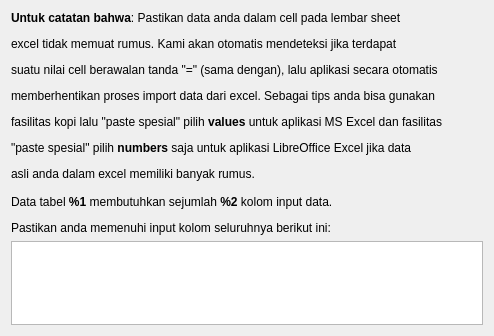
<?xml version="1.0" encoding="UTF-8"?>
<ui version="4.0">
 <class>SetupImportExcel</class>
 <widget class="QWizardPage" name="SetupImportExcel">
  <property name="geometry">
   <rect>
    <x>0</x>
    <y>0</y>
    <width>494</width>
    <height>336</height>
   </rect>
  </property>
  <property name="windowTitle">
   <string>WizardPage</string>
  </property>
  <property name="title">
   <string>Keterangan Petunjuk Import Excel.</string>
  </property>
  <property name="subTitle">
   <string>Anda kami mohon untuk membaca terlebih dahulu panduan dengan keterangan yang ada berikut ini.</string>
  </property>
  <layout class="QGridLayout" name="gridLayout_2">
   <item row="0" column="0">
    <layout class="QGridLayout" name="gridLayout">
     <item row="0" column="0">
      <widget class="QLabel" name="label_headerket">
       <property name="text">
        <string>&lt;html&gt;&lt;head/&gt;&lt;body&gt;&lt;p&gt;&lt;span style=&quot; font-weight:600;&quot;&gt;Untuk catatan bahwa&lt;/span&gt;: Pastikan data anda dalam cell pada lembar sheet &lt;/p&gt;&lt;p&gt;excel tidak memuat rumus. Kami akan otomatis mendeteksi jika terdapat &lt;/p&gt;&lt;p&gt;suatu nilai cell berawalan tanda &amp;quot;=&amp;quot; (sama dengan), lalu aplikasi secara otomatis &lt;/p&gt;&lt;p&gt;memberhentikan proses import data dari excel. Sebagai tips anda bisa gunakan &lt;/p&gt;&lt;p&gt;fasilitas kopi lalu &amp;quot;paste spesial&amp;quot; pilih &lt;span style=&quot; font-weight:600;&quot;&gt;values&lt;/span&gt; untuk aplikasi MS Excel dan fasilitas &lt;/p&gt;&lt;p&gt;&amp;quot;paste spesial&amp;quot; pilih &lt;span style=&quot; font-weight:600;&quot;&gt;numbers &lt;/span&gt;saja untuk aplikasi LibreOffice Excel jika data &lt;/p&gt;&lt;p&gt;asli anda dalam excel memiliki banyak rumus. &lt;br/&gt;&lt;br/&gt;Data tabel &lt;span style=&quot; font-weight:600;&quot;&gt;%1&lt;/span&gt; membutuhkan sejumlah &lt;span style=&quot; font-weight:600;&quot;&gt;%2&lt;/span&gt; kolom input data. &lt;/p&gt;&lt;p&gt;Pastikan anda memenuhi input kolom seluruhnya berikut ini: &lt;/p&gt;&lt;/body&gt;&lt;/html&gt;</string>
       </property>
       <property name="scaledContents">
        <bool>true</bool>
       </property>
      </widget>
     </item>
     <item row="1" column="0">
      <widget class="QTextEdit" name="label_kolomrincian">
       <property name="readOnly">
        <bool>true</bool>
       </property>
      </widget>
     </item>
    </layout>
   </item>
  </layout>
 </widget>
 <resources/>
 <connections/>
</ui>
